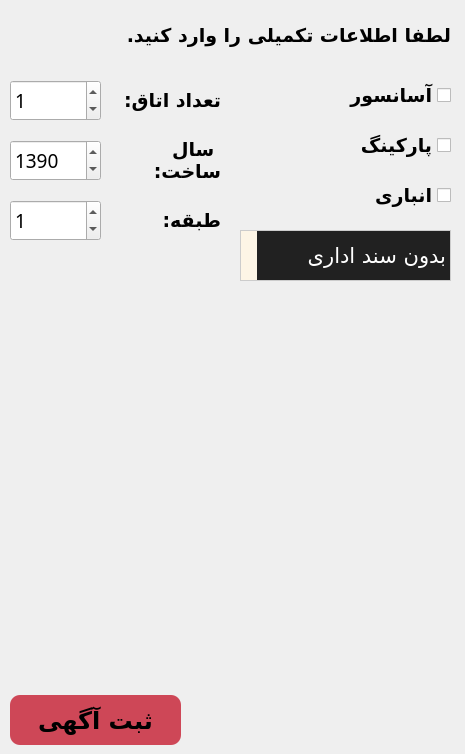
    <widget class="QWidget" name="page_Add_OfficeAdminClinic">
     <widget class="QLabel" name="label_32">
      <property name="geometry">
       <rect>
        <x>20</x>
        <y>10</y>
        <width>431</width>
        <height>51</height>
       </rect>
      </property>
      <property name="font">
       <font>
        <family>B Nazanin</family>
        <pointsize>14</pointsize>
        <weight>75</weight>
        <bold>true</bold>
       </font>
      </property>
      <property name="text">
       <string>لطفا اطلاعات تکمیلی را وارد کنید.</string>
      </property>
      <property name="alignment">
       <set>Qt::AlignLeading|Qt::AlignLeft|Qt::AlignVCenter</set>
      </property>
      <property name="wordWrap">
       <bool>true</bool>
      </property>
     </widget>
     <widget class="QCheckBox" name="checkBox_oac_elevator">
      <property name="geometry">
       <rect>
        <x>250</x>
        <y>80</y>
        <width>201</width>
        <height>31</height>
       </rect>
      </property>
      <property name="font">
       <font>
        <family>B Nazanin</family>
        <pointsize>14</pointsize>
        <weight>75</weight>
        <bold>true</bold>
       </font>
      </property>
      <property name="layoutDirection">
       <enum>Qt::RightToLeft</enum>
      </property>
      <property name="text">
       <string>آسانسور</string>
      </property>
     </widget>
     <widget class="QSpinBox" name="spinBox_oac_year">
      <property name="geometry">
       <rect>
        <x>10</x>
        <y>140</y>
        <width>91</width>
        <height>41</height>
       </rect>
      </property>
      <property name="font">
       <font>
        <family>B Nazanin</family>
        <pointsize>14</pointsize>
       </font>
      </property>
      <property name="minimum">
       <number>1340</number>
      </property>
      <property name="maximum">
       <number>1403</number>
      </property>
      <property name="value">
       <number>1390</number>
      </property>
     </widget>
     <widget class="QSpinBox" name="spinBox_oac_floor">
      <property name="geometry">
       <rect>
        <x>10</x>
        <y>200</y>
        <width>91</width>
        <height>41</height>
       </rect>
      </property>
      <property name="font">
       <font>
        <family>B Nazanin</family>
        <pointsize>14</pointsize>
       </font>
      </property>
      <property name="minimum">
       <number>0</number>
      </property>
      <property name="maximum">
       <number>100</number>
      </property>
      <property name="value">
       <number>1</number>
      </property>
     </widget>
     <widget class="QLabel" name="label_34">
      <property name="geometry">
       <rect>
        <x>110</x>
        <y>80</y>
        <width>111</width>
        <height>41</height>
       </rect>
      </property>
      <property name="font">
       <font>
        <family>B Nazanin</family>
        <pointsize>14</pointsize>
        <weight>75</weight>
        <bold>true</bold>
       </font>
      </property>
      <property name="text">
       <string>تعداد اتاق:</string>
      </property>
      <property name="alignment">
       <set>Qt::AlignLeading|Qt::AlignLeft|Qt::AlignVCenter</set>
      </property>
      <property name="wordWrap">
       <bool>true</bool>
      </property>
     </widget>
     <widget class="QSpinBox" name="spinBox_oac_room">
      <property name="geometry">
       <rect>
        <x>10</x>
        <y>80</y>
        <width>91</width>
        <height>41</height>
       </rect>
      </property>
      <property name="font">
       <font>
        <family>B Nazanin</family>
        <pointsize>14</pointsize>
       </font>
      </property>
      <property name="minimum">
       <number>0</number>
      </property>
      <property name="maximum">
       <number>20</number>
      </property>
      <property name="value">
       <number>1</number>
      </property>
     </widget>
     <widget class="QCheckBox" name="checkBox_oac_parking">
      <property name="geometry">
       <rect>
        <x>240</x>
        <y>130</y>
        <width>211</width>
        <height>31</height>
       </rect>
      </property>
      <property name="font">
       <font>
        <family>B Nazanin</family>
        <pointsize>14</pointsize>
        <weight>75</weight>
        <bold>true</bold>
       </font>
      </property>
      <property name="layoutDirection">
       <enum>Qt::RightToLeft</enum>
      </property>
      <property name="text">
       <string>پارکینگ</string>
      </property>
     </widget>
     <widget class="QLabel" name="label_35">
      <property name="geometry">
       <rect>
        <x>110</x>
        <y>200</y>
        <width>111</width>
        <height>41</height>
       </rect>
      </property>
      <property name="font">
       <font>
        <family>B Nazanin</family>
        <pointsize>14</pointsize>
        <weight>75</weight>
        <bold>true</bold>
       </font>
      </property>
      <property name="text">
       <string>طبقه:</string>
      </property>
      <property name="alignment">
       <set>Qt::AlignLeading|Qt::AlignLeft|Qt::AlignVCenter</set>
      </property>
      <property name="wordWrap">
       <bool>true</bool>
      </property>
     </widget>
     <widget class="QCheckBox" name="checkBox_oac_storage">
      <property name="geometry">
       <rect>
        <x>240</x>
        <y>180</y>
        <width>211</width>
        <height>31</height>
       </rect>
      </property>
      <property name="font">
       <font>
        <family>B Nazanin</family>
        <pointsize>14</pointsize>
        <weight>75</weight>
        <bold>true</bold>
       </font>
      </property>
      <property name="layoutDirection">
       <enum>Qt::RightToLeft</enum>
      </property>
      <property name="text">
       <string>انباری</string>
      </property>
     </widget>
     <widget class="QLabel" name="label_36">
      <property name="geometry">
       <rect>
        <x>110</x>
        <y>140</y>
        <width>111</width>
        <height>41</height>
       </rect>
      </property>
      <property name="font">
       <font>
        <family>B Nazanin</family>
        <pointsize>14</pointsize>
        <weight>75</weight>
        <bold>true</bold>
       </font>
      </property>
      <property name="text">
       <string>سال ساخت:</string>
      </property>
      <property name="alignment">
       <set>Qt::AlignLeading|Qt::AlignLeft|Qt::AlignVCenter</set>
      </property>
      <property name="wordWrap">
       <bool>true</bool>
      </property>
     </widget>
     <widget class="QComboBox" name="comboBox_oac_deed">
      <property name="geometry">
       <rect>
        <x>240</x>
        <y>230</y>
        <width>211</width>
        <height>51</height>
       </rect>
      </property>
      <property name="font">
       <font>
        <family>B Nazanin</family>
        <pointsize>16</pointsize>
       </font>
      </property>
      <property name="cursor">
       <cursorShape>PointingHandCursor</cursorShape>
      </property>
      <property name="layoutDirection">
       <enum>Qt::RightToLeft</enum>
      </property>
      <property name="styleSheet">
       <string notr="true">QComboBox {
    background-color: #212121; /* Replace with your desired color */
    border: 1px solid #CCCCCC; /* Optional: add a border */
	color: white;
}

QComboBox::drop-down {
    background-color: #FDF5E6; /* Optional: change drop-down button color */
}</string>
      </property>
      <item>
       <property name="text">
        <string>بدون سند اداری</string>
       </property>
      </item>
      <item>
       <property name="text">
        <string>با سند اداری</string>
       </property>
      </item>
     </widget>
     <widget class="QPushButton" name="pushButton_oac_register">
      <property name="geometry">
       <rect>
        <x>10</x>
        <y>695</y>
        <width>171</width>
        <height>50</height>
       </rect>
      </property>
      <property name="font">
       <font>
        <family>B Nazanin</family>
        <pointsize>18</pointsize>
        <weight>75</weight>
        <bold>true</bold>
       </font>
      </property>
      <property name="cursor">
       <cursorShape>PointingHandCursor</cursorShape>
      </property>
      <property name="styleSheet">
       <string notr="true">background-color: #CE4757;
border-style: solid;
border-color: black;
border-width: 0px;
border-radius: 10px;</string>
      </property>
      <property name="text">
       <string>ثبت آگهی</string>
      </property>
     </widget>
     <widget class="QLabel" name="label_add_aoc_error">
      <property name="geometry">
       <rect>
        <x>15</x>
        <y>300</y>
        <width>441</width>
        <height>31</height>
       </rect>
      </property>
      <property name="font">
       <font>
        <family>B Nazanin</family>
        <pointsize>14</pointsize>
        <weight>75</weight>
        <bold>true</bold>
       </font>
      </property>
      <property name="styleSheet">
       <string notr="true">color:red;</string>
      </property>
      <property name="text">
       <string/>
      </property>
     </widget>
    </widget>
